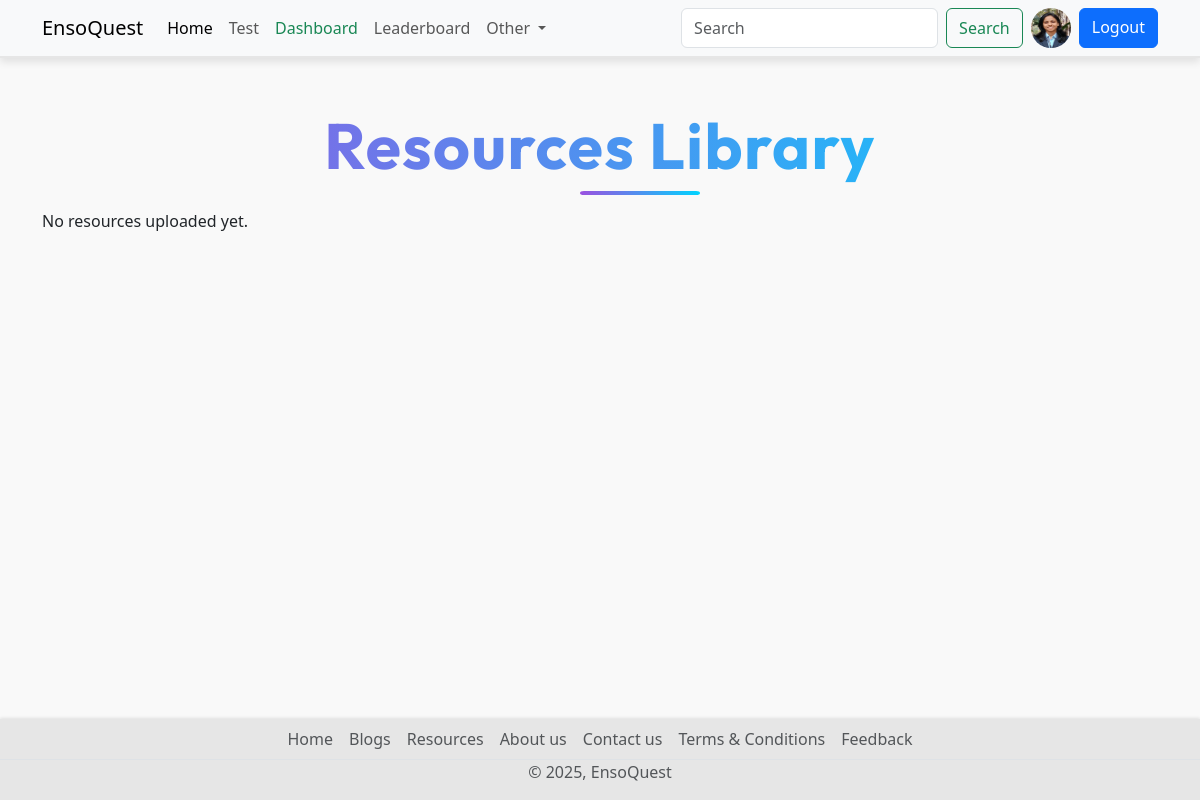
Before: /library/resources/ (signed in) with the older database file.
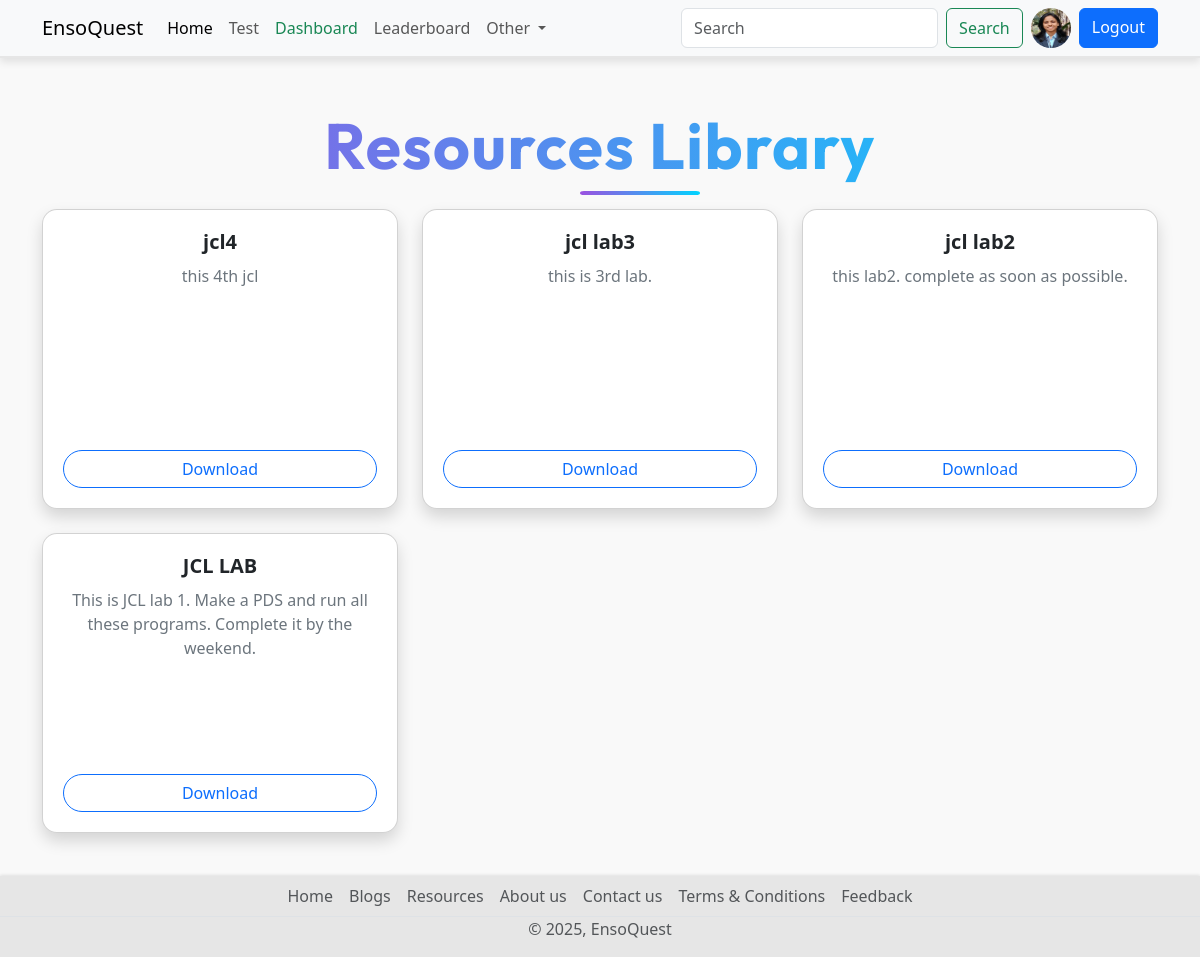
After: the same page with the newer database file.
### account/models.py (models this page shows, shortened)
class Profile(models.Model):
    user = models.OneToOneField(User,on_delete=models.CASCADE, null=True,verbose_name='User Object')
    position = models.CharField(max_length=100,blank=True,null=True)
    bio = models.TextField(blank=True,null=True)
    profile_img = models.ImageField(upload_to='profile_image', default='user.png',blank=True,null=True,verbose_name= 'Profile Pic')

### library/models.py (models this page shows, shortened)
class Resource(models.Model):
    title = models.CharField(max_length=200)
    description = models.TextField()
    file = models.FileField(upload_to='resources/')
    uploaded_by = models.ForeignKey(User, on_delete=models.CASCADE)
    uploaded_at = models.DateTimeField(auto_now_add=True)

### library/views.py (the view)
# urls.py: path('resources/', views.resource_list, name='resource_list'),
def resource_list(request):
    resources = Resource.objects.all().order_by('-uploaded_at')
    return render(request, 'resource_list.html', {'resources': resources})

### Templates/resource_list.html (shortened to what this page needs)
{% extends 'index.html' %}
{% block content %}
{% load static %}
<link href="https://cdn.jsdelivr.net/npm/bootstrap@5.3.0/dist/css/bootstrap.min.css" rel="stylesheet">
<div class="container mt-5">
    <h1 class="mb-4 text-center title">Resources Library</h1>
    <div class="row">
        {% for resource in resources %}
        <div class="col-md-4 mb-4">
            <div class="card square-card shadow text-center">
                <div>
                    <h5 class="card-title">{{ resource.title }}</h5>
                    <p class="card-text">{{ resource.description }}</p>
                </div>
                <a class="btn btn-outline-primary mt-3" href="{{ resource.file.url }}" download>Download</a>
            </div>
        </div>
        {% empty %}
        <p>No resources uploaded yet.</p>
        {% endfor %}
    </div>
</div>
{% endblock %}

### Templates/index.html (shortened to what this page needs)
{% load static %}
<!DOCTYPE html>
<html lang="en">
<head>
  <link rel="stylesheet" href="{% static 'css/style.css' %}">
  <link href="https://cdn.jsdelivr.net/npm/bootstrap@5.3.3/dist/css/bootstrap.min.css" rel="stylesheet"
>
  <link rel="stylesheet" href="https://cdnjs.cloudflare.com/ajax/libs/bootstrap-icons/1.11.3/font/bootstrap-icons.min.css">
</head>
<body>
  {% include "components/navbar.html" %}
  <div class="content-wrapper">
  {% block content %}
  {% endblock content %}
  </div>
  {% include "components/footer.html" %}
</body>
</html>

### Templates/components/navbar.html (shortened to what this page needs)
  <nav class="navbar navbar-expand-lg bg-body-tertiary d-none d-lg-block">
    <div class="container">
      <a class="navbar-brand" href="{% url 'home' %}">EnsoQuest</a>
      <div class="collapse navbar-collapse" id="navbarSupportedContent">
        <ul class="navbar-nav me-auto mb-2 mb-lg-0">
          <li class="nav-item">
            <a class="nav-link active" aria-current="page" href="{% url 'home' %}">Home</a>
          </li>
          <li class="nav-item">
            <a class="nav-link" href="{% url 'all_quiz' %}">Test</a>
          </li>
          {% if request.user.is_superuser %}
          <li class="nav-item">
          <a class="nav-link text-success" href="{% url 'dashboard' %}" >Dashboard</a>
          </li>
          {% endif %}
          <li class="nav-item">
            <a class="nav-link" href="{% url 'leaderboard' %}">Leaderboard</a>
          </li>
          <li class="nav-item dropdown">
            <a class="nav-link dropdown-toggle" href="#" role="button" data-bs-toggle="dropdown" aria-expanded="false">
              Other
            </a>
          </li>
        </ul>
        <form class="d-flex" role="search" action="{% url 'search_users' %}">
          <input class="form-control me-2" type="search" name="q" placeholder="Search" aria-label="Search">
          <button class="btn btn-outline-success" type="submit">Search</button>
          {% if request.user.is_authenticated %}
          <a href="{% url 'profile' request.user.username %}" data-bs-toggle="tooltip" data-bs-placement="bottom" data-bs-title="{{request.user.username}}" class="mx-2">
            <img src="{{request.user.profile.profile_img.url}}" class="rounded-circle" width="40" height="40" alt="profile_img">
          </a>
          <a href="{% url 'logout' %}" class="btn btn-primary">Logout</a>
          {% else %}
          <a href="{% url 'login' %}" class="btn btn-primary ms-2">Login</a>
          {% endif %}
        </form>
      </div>
    </div>
  </nav>

### Templates/components/footer.html
<footer style="margin: 0; padding: 0;">
    <ul class="nav justify-content-center border-bottom ">
      <li class="nav-item"><a href="{% url 'home' %}" class="nav-link px-2 text-body-secondary">Home</a></li>
      <li class="nav-item"><a href="{% url 'blogs' %}" class="nav-link px-2 text-body-secondary">Blogs</a></li>
      <li class="nav-item"><a href="{% url 'resources' %}" class="nav-link px-2 text-body-secondary">Resources</a></li>
      <li class="nav-item"><a href="{% url 'about' %}" class="nav-link px-2 text-body-secondary">About us</a></li>
      <li class="nav-item"><a href="{% url 'contact' %}" class="nav-link px-2 text-body-secondary">Contact us</a></li>
      <li class="nav-item"><a href="{% url 'terms_conditions' %}" class="nav-link px-2 text-body-secondary">Terms & Conditions</a></li>
      <li class="nav-item"><a href="{% url 'feedback' %}" class="nav-link px-2 text-body-secondary">Feedback</a></li>
    </ul>
    <p class="text-center text-body-secondary" >© 2025, EnsoQuest</p>
  </footer>

### static/css/style.css (style rules this page uses)
.title { font-family: 'Outfit', sans-serif; font-size: clamp(2.5rem, 6vw, 4rem); font-weight: 700; background: linear-gradient(90deg, #9b51e0, #00d4ff); -webkit-background-clip: text; background-clip: text; -webkit-text-fill-color: transparent; color: transparent; opacity: 0; animation: fadeInTitle 1.3s ease-in-out forwards; margin: 2rem 0 1rem; line-height: 1.2; text-align: center; letter-spacing: 1.5px; position: relative; }
.title::after { content: ""; position: absolute; left: 50%; transform: translateX(-50%); bottom: -10px; width: 60px; height: 4px; background: linear-gradient(to right, #9b51e0, #00d4ff); border-radius: 999px; opacity: 0; animation: fadeInLine 1.5s ease-in-out forwards 0.8s; margin: 0 10px; }
body { background-color: #f9f9f9; font-family: 'Segoe UI', Tahoma, Geneva, Verdana, sans-serif; }

### Templates/index.html (style rules this page uses)
body { padding-top: 60px; padding-bottom: 50px; margin: 0; }
footer { position: fixed; bottom: 0; width: 100%; background-color: #e6e6e6; color: #333; text-align: center; box-shadow: 0 -1px 3px rgba(0, 0, 0, 0.1); font-size: 16px; padding: 4px 0; margin: 0; z-index: 1000; }
nav.navbar { position: fixed; top: 0; left: 0; right: 0; width: 100%; background-color: rgba(249, 249, 249, 0.8); box-shadow: 0 4px 8px rgba(0, 0, 0, 0.1); border-bottom: 2px solid #e6e6e6; z-index: 9999; }
.content-wrapper { padding-bottom: 50px; }

### Templates/resource_list.html (style rules this page uses)
body { background-color: #f9f9f9; }
.square-card { height: 300px; display: flex; flex-direction: column; justify-content: space-between; padding: 20px; border-radius: 15px; transition: transform 0.3s ease, box-shadow 0.3s ease; }
.card-title { font-size: 1.25rem; font-weight: bold; margin-bottom: 10px; color: #212529; }
.card-text { color: #6c757d; flex-grow: 1; }
.btn-outline-primary { border-radius: 25px; }

Changed rows visible on the page:
added Resource: title "jcl4", description "this 4th jcl"
added Resource: title "jcl lab3", description "this is 3rd lab."
added Resource: title "jcl lab2", description "this lab2. complete as soon as possible."
added Resource: title "JCL LAB", description "This is JCL lab 1. Make a PDS and run all these programs. Complete it by the weekend."
Other visible differences:
text no longer shown: "No resources uploaded yet."
